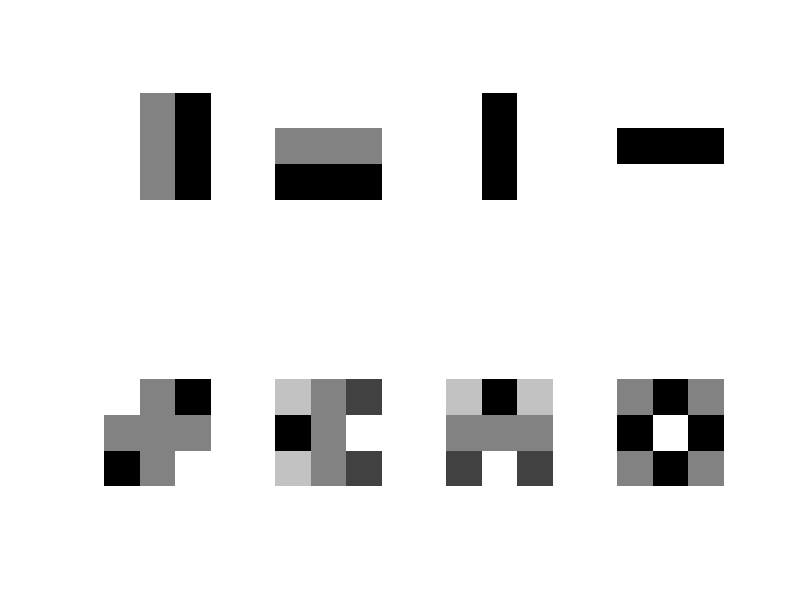

Here is the MATLAB script that generated this plot:
function [lam, A] = DCTBasis()

    e1_ =  [1 1 1 0 0 0 -1 -1 -1];
    e2_ =  [1 0 -1 1 0 -1 1 0 -1];
    e3_ =  [1 1 1 -2 -2 -2 1 1 1];
    e4_ =  [1 -2 1 1 -2 1 1 -2 1];
    e5_ =  [1 0 -1 0 0 0 -1 0 1];
    e6_ =  [1 -2 1 0 0 0 -1 2 -1];
    e7_ =  [1 0 -1 -2 0 2 1 0 -1];
    e8_ =  [1 -2 1 -2 4 -2 1 -2 1];

    c1 = 1 / sqrt(6);
    c2 = 1 / sqrt(6);
    c3 = 1 / sqrt(54);
    c4 = 1 / sqrt(54);
    c5 = 1 / sqrt(8);
    c6 = 1 / sqrt(48);
    c7 = 1 / sqrt(48);
    c8 = 1 / sqrt(216);

    e1 = c1*e1_;
    e2 = c2*e2_;
    e3 = c3*e3_;
    e4 = c4*e4_;
    e5 = c5*e5_;
    e6 = c6*e6_;
    e7 = c7*e7_;
    e8 = c8*e8_;

    E = [e1;e2;e3;e4;e5;e6;e7;e8];

    A = E';



    lam = [norm(e1),norm(e2),norm(e3),norm(e4),norm(e5),norm(e6),norm(e7),norm(e8)];
    lam = lam .^ 2;
    lam = 1 ./ lam;
    lam = diag(lam);
    
%     show the basis patches
    figure, 
    for i=1:8
        e = E(i,:);
        e = reshape(e, [3 3]);
        subplot(2,4,i);
        imshow(e, [])
        box on
    end
    
%     abcd = [-1, 0, 0, 1; 0, -1, 0, 1; 1, 0, 1, 0; 0, 1, 1, 0]
% 
% abcdCell = num2cell(abcd,2);
% 
% 
% E9 = cell2mat(arrayfun(@(x) createPatchOnK81(x),abcdCell,'UniformOutput',false));
% 
% 
% data = E9;
% figure, 
% idx = 1;
% for i=1:4
%     patch = data(i,:);
%     patch = (patch + 1) * (4/5);
%     subplot(1,5,idx)
%     imshow(reshape(patch,9,9))
%     idx = idx + 1;
% end
% hold on,
% subplot(1,5,5)
% imshow(reshape(e4pix,3,3))
    
end